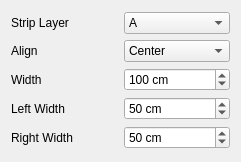
<?xml version="1.0" encoding="UTF-8"?>
<ui version="4.0">
 <class>Dialog</class>
 <widget class="QDialog" name="Dialog">
  <property name="geometry">
   <rect>
    <x>0</x>
    <y>0</y>
    <width>241</width>
    <height>162</height>
   </rect>
  </property>
  <property name="windowTitle">
   <string>Create Base of Foundation</string>
  </property>
  <layout class="QVBoxLayout" name="verticalLayout">
   <item>
    <layout class="QGridLayout" name="gridLayout_3">
     <item row="3" column="1">
      <widget class="QSpinBox" name="width_spinbox">
       <property name="suffix">
        <string> cm</string>
       </property>
       <property name="minimum">
        <number>20</number>
       </property>
       <property name="maximum">
        <number>1000</number>
       </property>
       <property name="singleStep">
        <number>5</number>
       </property>
       <property name="value">
        <number>100</number>
       </property>
      </widget>
     </item>
     <item row="5" column="1">
      <widget class="QSpinBox" name="right_width_spinbox">
       <property name="suffix">
        <string> cm</string>
       </property>
       <property name="minimum">
        <number>0</number>
       </property>
       <property name="maximum">
        <number>1000</number>
       </property>
       <property name="singleStep">
        <number>5</number>
       </property>
       <property name="value">
        <number>50</number>
       </property>
      </widget>
     </item>
     <item row="3" column="0">
      <widget class="QLabel" name="label_2">
       <property name="text">
        <string>Width</string>
       </property>
      </widget>
     </item>
     <item row="4" column="0">
      <widget class="QLabel" name="label_4">
       <property name="text">
        <string>Left Width</string>
       </property>
      </widget>
     </item>
     <item row="4" column="1">
      <widget class="QSpinBox" name="left_width_spinbox">
       <property name="suffix">
        <string> cm</string>
       </property>
       <property name="minimum">
        <number>0</number>
       </property>
       <property name="maximum">
        <number>1000</number>
       </property>
       <property name="singleStep">
        <number>5</number>
       </property>
       <property name="value">
        <number>50</number>
       </property>
      </widget>
     </item>
     <item row="0" column="0">
      <widget class="QLabel" name="label">
       <property name="text">
        <string>Strip Layer</string>
       </property>
      </widget>
     </item>
     <item row="5" column="0">
      <widget class="QLabel" name="label_6">
       <property name="text">
        <string>Right Width</string>
       </property>
      </widget>
     </item>
     <item row="0" column="1">
      <widget class="QComboBox" name="strip_layer">
       <item>
        <property name="text">
         <string>A</string>
        </property>
       </item>
       <item>
        <property name="text">
         <string>B</string>
        </property>
       </item>
       <item>
        <property name="text">
         <string>other</string>
        </property>
       </item>
      </widget>
     </item>
     <item row="1" column="1">
      <widget class="QComboBox" name="align">
       <item>
        <property name="text">
         <string>Center</string>
        </property>
       </item>
       <item>
        <property name="text">
         <string>Left</string>
        </property>
       </item>
       <item>
        <property name="text">
         <string>Right</string>
        </property>
       </item>
      </widget>
     </item>
     <item row="1" column="0">
      <widget class="QLabel" name="label_3">
       <property name="text">
        <string>Align</string>
       </property>
      </widget>
     </item>
    </layout>
   </item>
  </layout>
 </widget>
 <tabstops>
  <tabstop>strip_layer</tabstop>
  <tabstop>align</tabstop>
  <tabstop>width_spinbox</tabstop>
  <tabstop>left_width_spinbox</tabstop>
  <tabstop>right_width_spinbox</tabstop>
 </tabstops>
 <resources/>
 <connections/>
</ui>
